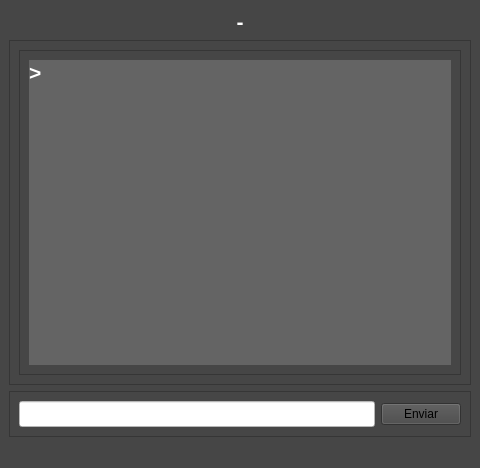
<?xml version="1.0" encoding="UTF-8"?>
<ui version="4.0">
 <class>CHAT</class>
 <widget class="QMainWindow" name="CHAT">
  <property name="geometry">
   <rect>
    <x>0</x>
    <y>0</y>
    <width>480</width>
    <height>468</height>
   </rect>
  </property>
  <property name="windowTitle">
   <string>MainWindow</string>
  </property>
  <property name="styleSheet">
   <string notr="true">background-color: rgb(70, 70, 70)</string>
  </property>
  <widget class="QWidget" name="centralwidget">
   <layout class="QVBoxLayout" name="verticalLayout">
    <item>
     <widget class="QLabel" name="friend_name">
      <property name="font">
       <font>
        <pointsize>16</pointsize>
       </font>
      </property>
      <property name="text">
       <string>&lt;html&gt;&lt;head/&gt;&lt;body&gt;&lt;p&gt;&lt;span style=&quot; font-weight:700; color:#ffffff;&quot;&gt;-&lt;/span&gt;&lt;/p&gt;&lt;/body&gt;&lt;/html&gt;</string>
      </property>
      <property name="alignment">
       <set>Qt::AlignCenter</set>
      </property>
     </widget>
    </item>
    <item>
     <widget class="QFrame" name="frame">
      <property name="frameShape">
       <enum>QFrame::StyledPanel</enum>
      </property>
      <property name="frameShadow">
       <enum>QFrame::Raised</enum>
      </property>
      <layout class="QHBoxLayout" name="horizontalLayout_2">
       <item>
        <widget class="QScrollArea" name="scrollArea">
         <property name="styleSheet">
          <string notr="true"/>
         </property>
         <property name="widgetResizable">
          <bool>true</bool>
         </property>
         <widget class="QWidget" name="scrollAreaWidgetContents">
          <property name="geometry">
           <rect>
            <x>0</x>
            <y>0</y>
            <width>440</width>
            <height>300</height>
           </rect>
          </property>
          <layout class="QHBoxLayout" name="horizontalLayout_3">
           <item>
            <widget class="QLabel" name="label_chat_history">
             <property name="font">
              <font>
               <pointsize>16</pointsize>
              </font>
             </property>
             <property name="styleSheet">
              <string notr="true">background-color: rgb(100, 100, 100)</string>
             </property>
             <property name="text">
              <string>&lt;html&gt;&lt;head/&gt;&lt;body&gt;&lt;p&gt;&lt;span style=&quot; font-weight:700; color:#ffffff;&quot;&gt;&amp;gt;&lt;/span&gt;&lt;/p&gt;&lt;/body&gt;&lt;/html&gt;</string>
             </property>
             <property name="alignment">
              <set>Qt::AlignLeading|Qt::AlignLeft|Qt::AlignTop</set>
             </property>
            </widget>
           </item>
          </layout>
         </widget>
        </widget>
       </item>
      </layout>
     </widget>
    </item>
    <item>
     <widget class="QFrame" name="frame_2">
      <property name="maximumSize">
       <size>
        <width>16777215</width>
        <height>57</height>
       </size>
      </property>
      <property name="frameShape">
       <enum>QFrame::StyledPanel</enum>
      </property>
      <property name="frameShadow">
       <enum>QFrame::Raised</enum>
      </property>
      <layout class="QHBoxLayout" name="horizontalLayout">
       <item>
        <widget class="QLineEdit" name="input_message">
         <property name="font">
          <font>
           <pointsize>11</pointsize>
           <bold>true</bold>
          </font>
         </property>
         <property name="styleSheet">
          <string notr="true">background-color: rgb(255, 255, 255);</string>
         </property>
         <property name="text">
          <string/>
         </property>
        </widget>
       </item>
       <item>
        <widget class="QPushButton" name="button_send_message">
         <property name="text">
          <string>Enviar</string>
         </property>
        </widget>
       </item>
      </layout>
     </widget>
    </item>
   </layout>
  </widget>
  <widget class="QMenuBar" name="menubar">
   <property name="geometry">
    <rect>
     <x>0</x>
     <y>0</y>
     <width>480</width>
     <height>22</height>
    </rect>
   </property>
  </widget>
  <widget class="QStatusBar" name="statusbar"/>
 </widget>
 <resources/>
 <connections/>
</ui>
